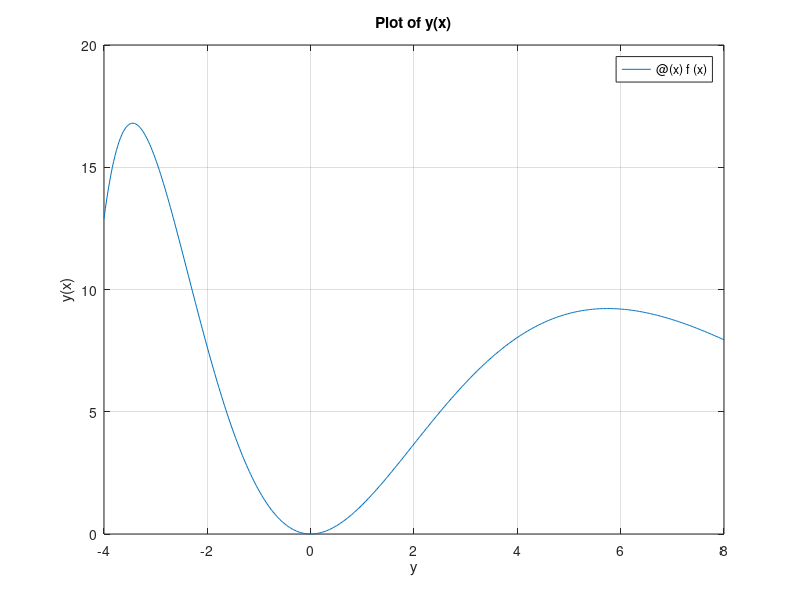

This figure's MATLAB source:
clc; close all; clear all;

function y = f(x)
    y = 0.6.*x.^3*exp(-0.47.*x) + 1.5.*x.^2*exp(-0.6.*x);
end

%==================== a ===============================
disp('================= a =====================')
y_2 = f(-2);
fprintf("y(-2) = %f\n", y_2)

y_4 = f(4);
fprintf("y(4) = %f\n", y_4)
disp('==========================================')

%==================== b ===============================
fplot(@(x) f(x),[-4, 8])
title("Plot of y(x)")
xlabel("y")
ylabel("y(x)")
grid on;
